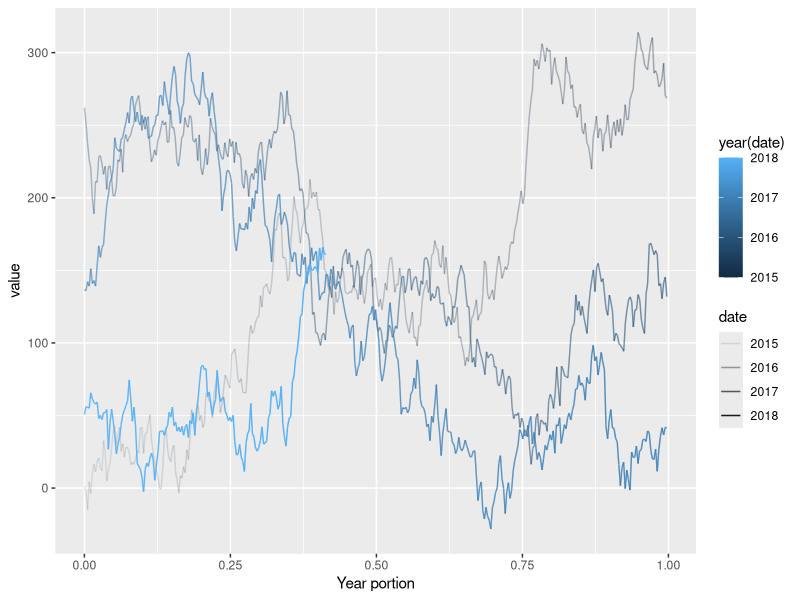

R code for this plot: (Note: this script raises an error after producing the figure.)
# Load libraries
library(tidyverse); library(lubridate); library(gganimate)


# create sample data
test <- tibble(
  date  = seq.Date(from = ymd(20150101), to = ymd(20180601), by = "1 day"),
  delta = rnorm(1248, 0, 10),
  value = cumsum(delta)
)

# Normal plot
n <- ggplot(test, aes(decimal_date(date) - year(date), 
                 value, alpha = date,
                 color = year(date), group = year(date))) +
  geom_line() +
  labs(x="Year portion")
n

# That looks pretty good. It probably helps the reader to have a constant x axis range that doesn't vary. January is always on the left, December always on the right. But for engagement and interest, we might want more of a sense of movement or surprise.


# One  thing we might try is to scale the x-axis as if we were looking at a vertical cylinder head-on. X_2 = 1/2 * sin(2pi*X_1) + 1/2 might do it. That should map 0 to 0.5 (the far point of the cylinder), 1/4 to 0 (left side of cylinder), 1/2 to 1/2, 3/4 to 1, and 1 back to 0.5 again.

# Note: doesn't work yet...
cyl_trans_x <- 
  scales::trans_new("cyl_x",
                    transform = function(x) {sin(2*pi*x)/2 + 1/2},
                    inverse = function(y) {sin(y)},
                    # function(y) { -1* asin(1-2x)/(2*pi)},
                    domain=c(0, 1),
                    breaks = 1/12 * 0:12)
n + scale_x_continuous(trans= cyl_trans_x, expand = c(0,0))


# Ok, forget scales, let's try just transforming the data itself...
test_2 <- 
  test %>%
  mutate(date_dec = decimal_date(date) - year(date),
         date_dec_spin = -sin(2*pi*date_dec)/2 + 1/2,
         value_spin = value + 100* sin(date_dec))

ggplot(test_2, aes(date_dec_spin, value,
                  alpha = date, color = year(date), group = year(date))) +
  geom_point()
